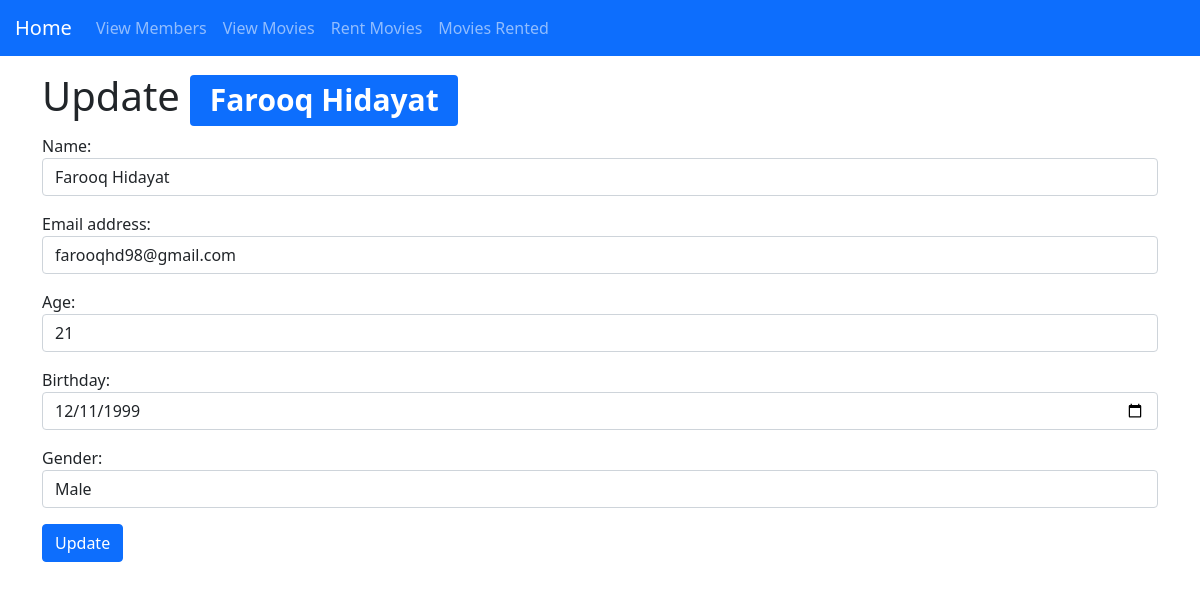
Page /member/update/9/ on the committed database.
### videostore/models.py (models this page shows, shortened)
class Members(models.Model):
    member_name = models.CharField(max_length=100, verbose_name="Name")
    email_address = models.CharField(max_length=100, verbose_name="Email Address", null=True, unique=True)
    age = models.PositiveIntegerField(verbose_name="Age", null=True)
    birthday = models.DateTimeField(null=True)
    gender = models.CharField(max_length=100, null=True)
    member_join_date = models.DateTimeField(auto_now_add=True)

### videostore/views.py (the view)
# urls.py: path("member/update/<int:id>/", views.update_member_info),
def update_member_info(request, id):
    form = forms.MemberForm(request.POST or None, instance=getMember(id))
    if form.is_valid():
        form.save()
        return redirect('/members/')
    return render(request, 'videostore/update_member.html', {"member":getMember(id), "form":form})

### videostore/forms.py (shortened to what this page needs)
class MemberForm(forms.ModelForm):
    CHOICES = [
        (1, "Male"),
        (2, "Female"),
        (3, "Other"),
        (4, "Rather Not Say")
    ]
    age = forms.IntegerField(widget=forms.NumberInput(attrs={'class':'form-control'}))
    birthday = forms.DateInput()
    email_address = forms.EmailField(widget=forms.TextInput(attrs={'class':'form-control'}))
    gender = forms.ChoiceField(choices = CHOICES, widget=forms.Select(attrs={'class':'form-control'}))
    class Meta:
        model = models.Members
        fields = ['member_name', 'email_address', 'age', 'birthday', 'gender']
        widgets = {
            'member_name': forms.TextInput(attrs={'class':'form-control'}),
            'email_address': forms.TextInput(attrs={'class':'form-control'}),
            'birthday': DateInput(attrs={'class':'form-control'}),
        }

### videostore/views.py (called while the page is built)
def getMember(id):
    try:
        member = models.Members.objects.get(id=id)
        return member
    except:
        return None

### videostore/templates/videostore/update_member.html (shortened to what this page needs)
{% extends "videostore/base.html" %}
{% block content %}
    <div class="container mt-3">
        {% if member %}
            <h1>Update <span class="badge bg-primary">{{member.member_name}}</span></h1>
            <form method="POST" action="">
                {{ form.as_p }}
                <button type="submit" class="btn btn-primary">Update</button>
            </form>
        {% else %}
            <h1>No Movie Found</h1>
        {% endif %}
    </div>
{% endblock content %}

### rows in the picture
Members: member_name "Farooq Hidayat", email_address "farooqhd98@gmail.com", age "21", birthday "12/11/1999", gender "Male"
